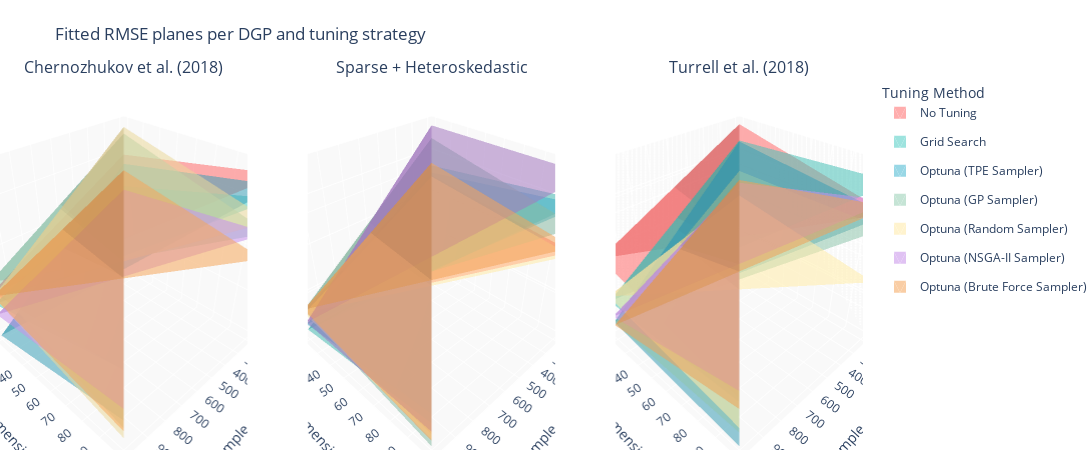

Notebook code for this chart:
### Code cell
# 3D RMSE planes per DGP using fitted surfaces instead of scatter points
from plotly.subplots import make_subplots
import plotly.graph_objects as go
import numpy as np

rmse_plane_df = summary_df.copy()
rmse_plane_df["n"] = rmse_plane_df["n_obs"]
rmse_plane_df["p"] = rmse_plane_df["n_vars"]
rmse_plane_df["Method"] = rmse_plane_df["method_display"]
rmse_plane_df["DGP"] = rmse_plane_df["dgp_label"]

dgp_order = list(dict.fromkeys(rmse_plane_df["DGP"]))
method_order = list(plot_palette.keys())

fig = make_subplots(
    rows=1,
    cols=len(dgp_order),
    specs=[[{"type": "scene"} for _ in dgp_order]],
    subplot_titles=dgp_order,
    horizontal_spacing=0.07,
 )

for col_idx, dgp_label in enumerate(dgp_order, start=1):
    subset = rmse_plane_df[rmse_plane_df["DGP"] == dgp_label]
    if subset.empty:
        continue
    for method in method_order:
        method_subset = subset[subset["Method"] == method]
        if method_subset.shape[0] < 3:
            continue
        x_vals = method_subset["n"].to_numpy(dtype=float)
        y_vals = method_subset["p"].to_numpy(dtype=float)
        z_vals = method_subset["rmse"].to_numpy(dtype=float)

        A = np.column_stack([x_vals, y_vals, np.ones_like(x_vals)])
        coeffs, *_ = np.linalg.lstsq(A, z_vals, rcond=None)
        a, b, c = coeffs

        x_min, x_max = x_vals.min(), x_vals.max()
        y_min, y_max = y_vals.min(), y_vals.max()
        corners = np.array(
            [[x_min, y_min], [x_min, y_max], [x_max, y_min], [x_max, y_max]]
        )
        z_corners = a * corners[:, 0] + b * corners[:, 1] + c

        mesh = go.Mesh3d(
            x=corners[:, 0],
            y=corners[:, 1],
            z=z_corners,
            i=[0, 0],
            j=[1, 2],
            k=[2, 3],
            color=plot_palette[method],
            opacity=0.55,
            name=method,
            legendgroup=method,
            showlegend=(col_idx == 1),
            hovertemplate=(
                "Method: %s<br>n: %%{x:.0f}<br>p: %%{y:.0f}<br>Plane RMSE: %%{z:.4f}<extra></extra>"
                % method
            ),
        )
        fig.add_trace(mesh, row=1, col=col_idx)

    scene_idx = "scene" if col_idx == 1 else f"scene{col_idx}"
    fig.update_layout({
        scene_idx: dict(
            xaxis_title="Sample size (n)",
            yaxis_title="Feature dimension (p)",
            zaxis_title="RMSE of θ̂",
            xaxis=dict(backgroundcolor="#f9f9f9"),
            yaxis=dict(backgroundcolor="#f9f9f9"),
            zaxis=dict(backgroundcolor="#f9f9f9"),
        )
    })

fig.update_layout(
    title="Fitted RMSE planes per DGP and tuning strategy",
    legend_title="Tuning Method",
    margin=dict(l=0, r=0, t=80, b=0),
    height=450,
    width=420 * len(dgp_order),
)
fig.show()

### Figure 1 — Plotly figure (JSON) as saved in the notebook; plotly's stock layout.template omitted (floating-point values rounded to 4 significant figures)
{"data": [{"color": "#FF6B6B", "hovertemplate": "Method: No Tuning<br>n: %{x:.0f}<br>p: %{y:.0f}<br>Plane RMSE: %{z:.4f}<extra></extra>", "i": [0, 0], "j": [1, 2], "k": [2, 3], "legendgroup": "No Tuning", "name": "No Tuning", "opacity": 0.55, "scene": "scene", "showlegend": true, "type": "mesh3d", "x": [200, 200, 1000, 1000], "y": [20, 100, 20, 100], "z": [0.07846, 0.0918, 0.04246, 0.0558]}, {"color": "#4ECDC4", "hovertemplate": "Method: Grid Search<br>n: %{x:.0f}<br>p: %{y:.0f}<br>Plane RMSE: %{z:.4f}<extra></extra>", "i": [0, 0], "j": [1, 2], "k": [2, 3], "legendgroup": "Grid Search", "name": "Grid Search", "opacity": 0.55, "scene": "scene", "showlegend": true, "type": "mesh3d", "x": [200, 200, 1000, 1000], "y": [20, 100, 20, 100], "z": [0.06341, 0.08307, 0.03649, 0.05616]}, {"color": "#45B7D1", "hovertemplate": "Method: Optuna (TPE Sampler)<br>n: %{x:.0f}<br>p: %{y:.0f}<br>Plane RMSE: %{z:.4f}<extra></extra>", "i": [0, 0], "j": [1, 2], "k": [2, 3], "legendgroup": "Optuna (TPE Sampler)", "name": "Optuna (TPE Sampler)", "opacity": 0.55, "scene": "scene", "showlegend": true, "type": "mesh3d", "x": [200, 200, 1000, 1000], "y": [20, 100, 20, 100], "z": [0.07418, 0.08787, 0.01931, 0.03301]}, {"color": "#96CEB4", "hovertemplate": "Method: Optuna (GP Sampler)<br>n: %{x:.0f}<br>p: %{y:.0f}<br>Plane RMSE: %{z:.4f}<extra></extra>", "i": [0, 0], "j": [1, 2], "k": [2, 3], "legendgroup": "Optuna (GP Sampler)", "name": "Optuna (GP Sampler)", "opacity": 0.55, "scene": "scene", "showlegend": true, "type": "mesh3d", "x": [200, 200, 1000, 1000], "y": [20, 100, 20, 100], "z": [0.08781, 0.06946, 0.04736, 0.029]}, {"color": "#FFEAA7", "hovertemplate": "Method: Optuna (Random Sampler)<br>n: %{x:.0f}<br>p: %{y:.0f}<br>Plane RMSE: %{z:.4f}<extra></extra>", "i": [0, 0], "j": [1, 2], "k": [2, 3], "legendgroup": "Optuna (Random Sampler)", "name": "Optuna (Random Sampler)", "opacity": 0.55, "scene": "scene", "showlegend": true, "type": "mesh3d", "x": [200, 200, 1000, 1000], "y": [20, 100, 20, 100], "z": [0.09062, 0.07415, 0.04025, 0.02378]}, {"color": "#C792EA", "hovertemplate": "Method: Optuna (NSGA-II Sampler)<br>n: %{x:.0f}<br>p: %{y:.0f}<br>Plane RMSE: %{z:.4f}<extra></extra>", "i": [0, 0], "j": [1, 2], "k": [2, 3], "legendgroup": "Optuna (NSGA-II Sampler)", "name": "Optuna (NSGA-II Sampler)", "opacity": 0.55, "scene": "scene", "showlegend": true, "type": "mesh3d", "x": [200, 200, 1000, 1000], "y": [20, 100, 20, 100], "z": [0.0617, 0.0694, 0.03094, 0.03864]}, {"color": "#F5A65B", "hovertemplate": "Method: Optuna (Brute Force Sampler)<br>n: %{x:.0f}<br>p: %{y:.0f}<br>Plane RMSE: %{z:.4f}<extra></extra>", "i": [0, 0], "j": [1, 2], "k": [2, 3], "legendgroup": "Optuna (Brute Force Sampler)", "name": "Optuna (Brute Force Sampler)", "opacity": 0.55, "scene": "scene", "showlegend": true, "type": "mesh3d", "x": [200, 200, 1000, 1000], "y": [20, 100, 20, 100], "z": [0.07121, 0.05827, 0.04037, 0.02743]}, {"color": "#FF6B6B", "hovertemplate": "Method: No Tuning<br>n: %{x:.0f}<br>p: %{y:.0f}<br>Plane RMSE: %{z:.4f}<extra></extra>", "i": [0, 0], "j": [1, 2], "k": [2, 3], "legendgroup": "No Tuning", "name": "No Tuning", "opacity": 0.55, "scene": "scene2", "showlegend": false, "type": "mesh3d", "x": [200, 200, 1000, 1000], "y": [20, 100, 20, 100], "z": [0.1873, 0.1667, 0.08323, 0.06265]}, {"color": "#4ECDC4", "hovertemplate": "Method: Grid Search<br>n: %{x:.0f}<br>p: %{y:.0f}<br>Plane RMSE: %{z:.4f}<extra></extra>", "i": [0, 0], "j": [1, 2], "k": [2, 3], "legendgroup": "Grid Search", "name": "Grid Search", "opacity": 0.55, "scene": "scene2", "showlegend": false, "type": "mesh3d", "x": [200, 200, 1000, 1000], "y": [20, 100, 20, 100], "z": [0.2018, 0.2278, 0.05321, 0.07918]}, {"color": "#45B7D1", "hovertemplate": "Method: Optuna (TPE Sampler)<br>n: %{x:.0f}<br>p: %{y:.0f}<br>Plane RMSE: %{z:.4f}<extra></extra>", "i": [0, 0], "j": [1, 2], "k": [2, 3], "legendgroup": "Optuna (TPE Sampler)", "name": "Optuna (TPE Sampler)", "opacity": 0.55, "scene": "scene2", "showlegend": false, "type": "mesh3d", "x": [200, 200, 1000, 1000], "y": [20, 100, 20, 100], "z": [0.1919, 0.2228, 0.06203, 0.09297]}, {"color": "#96CEB4", "hovertemplate": "Method: Optuna (GP Sampler)<br>n: %{x:.0f}<br>p: %{y:.0f}<br>Plane RMSE: %{z:.4f}<extra></extra>", "i": [0, 0], "j": [1, 2], "k": [2, 3], "legendgroup": "Optuna (GP Sampler)", "name": "Optuna (GP Sampler)", "opacity": 0.55, "scene": "scene2", "showlegend": false, "type": "mesh3d", "x": [200, 200, 1000, 1000], "y": [20, 100, 20, 100], "z": [0.2383, 0.1973, 0.08414, 0.04319]}, {"color": "#FFEAA7", "hovertemplate": "Method: Optuna (Random Sampler)<br>n: %{x:.0f}<br>p: %{y:.0f}<br>Plane RMSE: %{z:.4f}<extra></extra>", "i": [0, 0], "j": [1, 2], "k": [2, 3], "legendgroup": "Optuna (Random Sampler)", "name": "Optuna (Random Sampler)", "opacity": 0.55, "scene": "scene2", "showlegend": false, "type": "mesh3d", "x": [200, 200, 1000, 1000], "y": [20, 100, 20, 100], "z": [0.1865, 0.162, 0.07937, 0.05488]}, {"color": "#C792EA", "hovertemplate": "Method: Optuna (NSGA-II Sampler)<br>n: %{x:.0f}<br>p: %{y:.0f}<br>Plane RMSE: %{z:.4f}<extra></extra>", "i": [0, 0], "j": [1, 2], "k": [2, 3], "legendgroup": "Optuna (NSGA-II Sampler)", "name": "Optuna (NSGA-II Sampler)", "opacity": 0.55, "scene": "scene2", "showlegend": false, "type": "mesh3d", "x": [200, 200, 1000, 1000], "y": [20, 100, 20, 100], "z": [0.2543, 0.2558, 0.06491, 0.06642]}, {"color": "#F5A65B", "hovertemplate": "Method: Optuna (Brute Force Sampler)<br>n: %{x:.0f}<br>p: %{y:.0f}<br>Plane RMSE: %{z:.4f}<extra></extra>", "i": [0, 0], "j": [1, 2], "k": [2, 3], "legendgroup": "Optuna (Brute Force Sampler)", "name": "Optuna (Brute Force Sampler)", "opacity": 0.55, "scene": "scene2", "showlegend": false, "type": "mesh3d", "x": [200, 200, 1000, 1000], "y": [20, 100, 20, 100], "z": [0.2056, 0.1723, 0.08509, 0.05179]}, {"color": "#FF6B6B", "hovertemplate": "Method: No Tuning<br>n: %{x:.0f}<br>p: %{y:.0f}<br>Plane RMSE: %{z:.4f}<extra></extra>", "i": [0, 0], "j": [1, 2], "k": [2, 3], "legendgroup": "No Tuning", "name": "No Tuning", "opacity": 0.55, "scene": "scene3", "showlegend": false, "type": "mesh3d", "x": [200, 200, 1000, 1000], "y": [20, 100, 20, 100], "z": [0.09109, 0.07881, 0.06283, 0.05056]}, {"color": "#4ECDC4", "hovertemplate": "Method: Grid Search<br>n: %{x:.0f}<br>p: %{y:.0f}<br>Plane RMSE: %{z:.4f}<extra></extra>", "i": [0, 0], "j": [1, 2], "k": [2, 3], "legendgroup": "Grid Search", "name": "Grid Search", "opacity": 0.55, "scene": "scene3", "showlegend": false, "type": "mesh3d", "x": [200, 200, 1000, 1000], "y": [20, 100, 20, 100], "z": [0.08513, 0.08868, 0.04542, 0.04897]}, {"color": "#45B7D1", "hovertemplate": "Method: Optuna (TPE Sampler)<br>n: %{x:.0f}<br>p: %{y:.0f}<br>Plane RMSE: %{z:.4f}<extra></extra>", "i": [0, 0], "j": [1, 2], "k": [2, 3], "legendgroup": "Optuna (TPE Sampler)", "name": "Optuna (TPE Sampler)", "opacity": 0.55, "scene": "scene3", "showlegend": false, "type": "mesh3d", "x": [200, 200, 1000, 1000], "y": [20, 100, 20, 100], "z": [0.08472, 0.07834, 0.03605, 0.02967]}, {"color": "#96CEB4", "hovertemplate": "Method: Optuna (GP Sampler)<br>n: %{x:.0f}<br>p: %{y:.0f}<br>Plane RMSE: %{z:.4f}<extra></extra>", "i": [0, 0], "j": [1, 2], "k": [2, 3], "legendgroup": "Optuna (GP Sampler)", "name": "Optuna (GP Sampler)", "opacity": 0.55, "scene": "scene3", "showlegend": false, "type": "mesh3d", "x": [200, 200, 1000, 1000], "y": [20, 100, 20, 100], "z": [0.07334, 0.07366, 0.03567, 0.03599]}, {"color": "#FFEAA7", "hovertemplate": "Method: Optuna (Random Sampler)<br>n: %{x:.0f}<br>p: %{y:.0f}<br>Plane RMSE: %{z:.4f}<extra></extra>", "i": [0, 0], "j": [1, 2], "k": [2, 3], "legendgroup": "Optuna (Random Sampler)", "name": "Optuna (Random Sampler)", "opacity": 0.55, "scene": "scene3", "showlegend": false, "type": "mesh3d", "x": [200, 200, 1000, 1000], "y": [20, 100, 20, 100], "z": [0.06312, 0.05352, 0.04759, 0.038]}, {"color": "#C792EA", "hovertemplate": "Method: Optuna (NSGA-II Sampler)<br>n: %{x:.0f}<br>p: %{y:.0f}<br>Plane RMSE: %{z:.4f}<extra></extra>", "i": [0, 0], "j": [1, 2], "k": [2, 3], "legendgroup": "Optuna (NSGA-II Sampler)", "name": "Optuna (NSGA-II Sampler)", "opacity": 0.55, "scene": "scene3", "showlegend": false, "type": "mesh3d", "x": [200, 200, 1000, 1000], "y": [20, 100, 20, 100], "z": [0.0685, 0.08298, 0.0386, 0.05308]}, {"color": "#F5A65B", "hovertemplate": "Method: Optuna (Brute Force Sampler)<br>n: %{x:.0f}<br>p: %{y:.0f}<br>Plane RMSE: %{z:.4f}<extra></extra>", "i": [0, 0], "j": [1, 2], "k": [2, 3], "legendgroup": "Optuna (Brute Force Sampler)", "name": "Optuna (Brute Force Sampler)", "opacity": 0.55, "scene": "scene3", "showlegend": false, "type": "mesh3d", "x": [200, 200, 1000, 1000], "y": [20, 100, 20, 100], "z": [0.06965, 0.08102, 0.03465, 0.04602]}], "layout": {"annotations": [{"font": {"size": 16}, "showarrow": false, "text": "Chernozhukov et al. (2018)", "x": 0.1433, "xanchor": "center", "xref": "paper", "y": 1, "yanchor": "bottom", "yref": "paper"}, {"font": {"size": 16}, "showarrow": false, "text": "Sparse + Heteroskedastic", "x": 0.5, "xanchor": "center", "xref": "paper", "y": 1, "yanchor": "bottom", "yref": "paper"}, {"font": {"size": 16}, "showarrow": false, "text": "Turrell et al. (2018)", "x": 0.8567, "xanchor": "center", "xref": "paper", "y": 1, "yanchor": "bottom", "yref": "paper"}], "height": 450, "legend": {"title": {"text": "Tuning Method"}}, "margin": {"b": 0, "l": 0, "r": 0, "t": 80}, "scene": {"domain": {"x": [0, 0.2867], "y": [0, 1]}, "xaxis": {"backgroundcolor": "#f9f9f9", "title": {"text": "Sample size (n)"}}, "yaxis": {"backgroundcolor": "#f9f9f9", "title": {"text": "Feature dimension (p)"}}, "zaxis": {"backgroundcolor": "#f9f9f9", "title": {"text": "RMSE of θ̂"}}}, "scene2": {"domain": {"x": [0.3567, 0.6433], "y": [0, 1]}, "xaxis": {"backgroundcolor": "#f9f9f9", "title": {"text": "Sample size (n)"}}, "yaxis": {"backgroundcolor": "#f9f9f9", "title": {"text": "Feature dimension (p)"}}, "zaxis": {"backgroundcolor": "#f9f9f9", "title": {"text": "RMSE of θ̂"}}}, "scene3": {"domain": {"x": [0.7133, 1], "y": [0, 1]}, "xaxis": {"backgroundcolor": "#f9f9f9", "title": {"text": "Sample size (n)"}}, "yaxis": {"backgroundcolor": "#f9f9f9", "title": {"text": "Feature dimension (p)"}}, "zaxis": {"backgroundcolor": "#f9f9f9", "title": {"text": "RMSE of θ̂"}}}, "title": {"text": "Fitted RMSE planes per DGP and tuning strategy"}, "width": 1260}}
